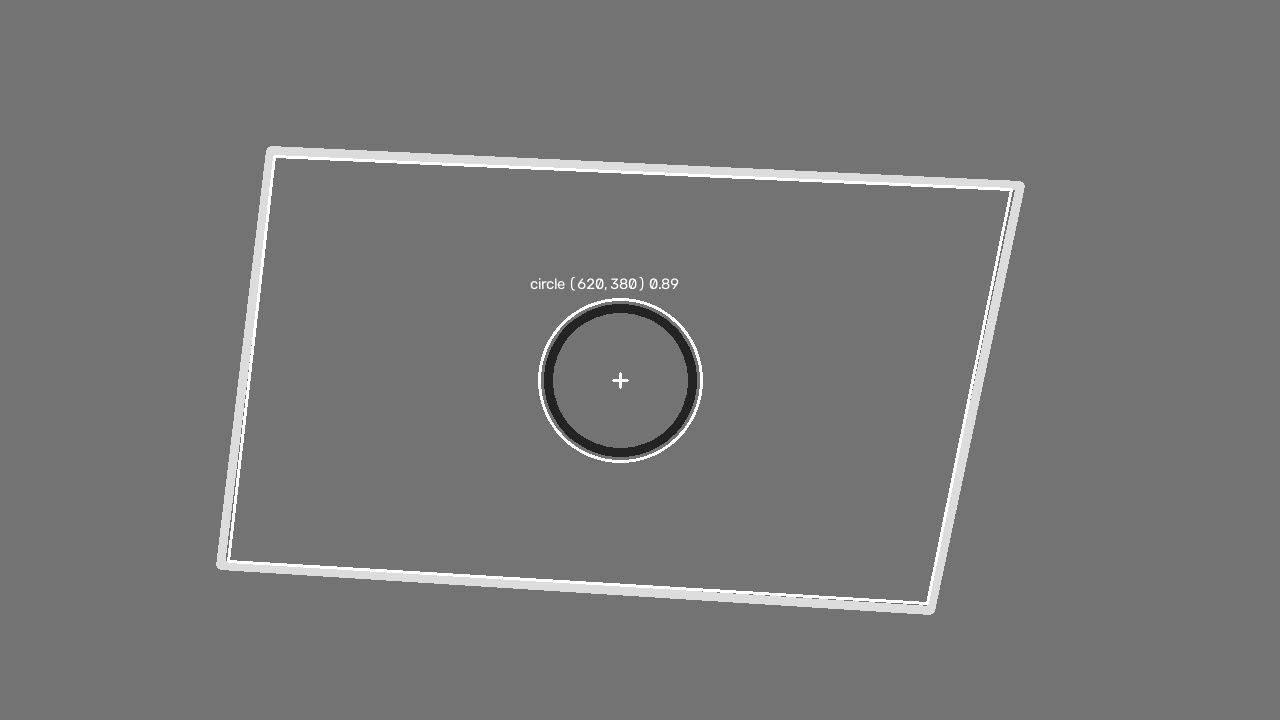
#> input picture snapshot.jpg, 1280 x 720 px
$ python -i target_detector.py   (imports and definitions only)
#> lines starting #> are read from the running program, lines starting #| are printed output that depends on the picture; after the words box and inside, x2 and y2 are one past the last pixel; in counts of white or black regions, pixels touching at a corner belong together
#> further down, picture is the input picture: shape (720, 1280, 3); min 27, max 255, mean 118.2
"""Detect a circular mark enclosed by a rectangle or general quadrilateral.

The algorithm deliberately does not use colour. It is intended for Raspberry Pi
NoIR / infrared-sensitive cameras where visible red and green hues may be badly
shifted. Geometry and intensity edges are used instead.
"""

from __future__ import annotations

from dataclasses import dataclass
import math

import cv2
import numpy as np

from .models import Point


@dataclass(frozen=True, slots=True)
class Target:
    """Detected circle and its enclosing quadrilateral in original image pixels."""

    center: Point
    radius_px: float
    quadrilateral: tuple[Point, Point, Point, Point]
    confidence: float


@dataclass(frozen=True, slots=True)
class DetectionResult:
    targets: tuple[Target, ...]
    quadrilateral_count: int


class CircleInQuadrilateralDetector:
    """Geometry-only detector for a circle inside a four-sided marker."""

    def __init__(
        self,
        *,
        min_quad_area_ratio: float = 0.01,
        max_quad_area_ratio: float = 0.95,
        min_circle_radius_px: int = 6,
    ) -> None:
        if not 0 < min_quad_area_ratio < max_quad_area_ratio <= 1:
            raise ValueError("Invalid quadrilateral area limits.")
        if min_circle_radius_px < 2:
            raise ValueError("min_circle_radius_px must be at least 2.")
        self.min_quad_area_ratio = min_quad_area_ratio
        self.max_quad_area_ratio = max_quad_area_ratio
        self.min_circle_radius_px = min_circle_radius_px

    @staticmethod
    def to_gray(frame: np.ndarray) -> np.ndarray:
        """Convert a camera frame to intensity without relying on RGB/BGR order."""
        if not isinstance(frame, np.ndarray) or frame.size == 0:
            raise ValueError("Expected a non-empty NumPy image.")
        if frame.ndim == 2:
            if frame.dtype != np.uint8:
                return np.clip(frame, 0, 255).astype(np.uint8)
            return frame.copy()
        if frame.ndim != 3 or frame.shape[2] < 3:
            raise ValueError("Expected a grayscale or 3-channel image.")

        # Mean intensity is intentionally channel-order agnostic. This makes the
        # detector robust to RGB/BGR differences and to the strong colour cast of
        # infrared-sensitive cameras.
        return np.mean(frame[..., :3].astype(np.float32), axis=2).astype(np.uint8)

    @staticmethod
    def _order_quad(points: np.ndarray) -> np.ndarray:
        points = np.asarray(points, dtype=np.float32).reshape(4, 2)
        center = points.mean(axis=0)
        angles = np.arctan2(points[:, 1] - center[1], points[:, 0] - center[0])
        ordered = points[np.argsort(angles)]

        # Rotate so the first point is the top-left approximation.
        start = np.argmin(ordered[:, 0] + ordered[:, 1])
        ordered = np.roll(ordered, -int(start), axis=0)

        # Ensure TL, TR, BR, BL winding.
        if ordered[1, 0] < ordered[-1, 0]:
            ordered = ordered[[0, 3, 2, 1]]
        return ordered.astype(np.float32)

    def _preprocess(self, gray: np.ndarray) -> tuple[np.ndarray, np.ndarray]:
        clahe = cv2.createCLAHE(clipLimit=2.0, tileGridSize=(8, 8))
        enhanced = clahe.apply(gray)
        blurred = cv2.GaussianBlur(enhanced, (5, 5), 1.1)

        median = float(np.median(blurred))
#> median = 116
        lower = int(max(20, 0.55 * median))
#> lower = 63
        upper = int(min(220, max(lower + 30, 1.35 * median)))
#> upper = 156
        edges = cv2.Canny(blurred, lower, upper)
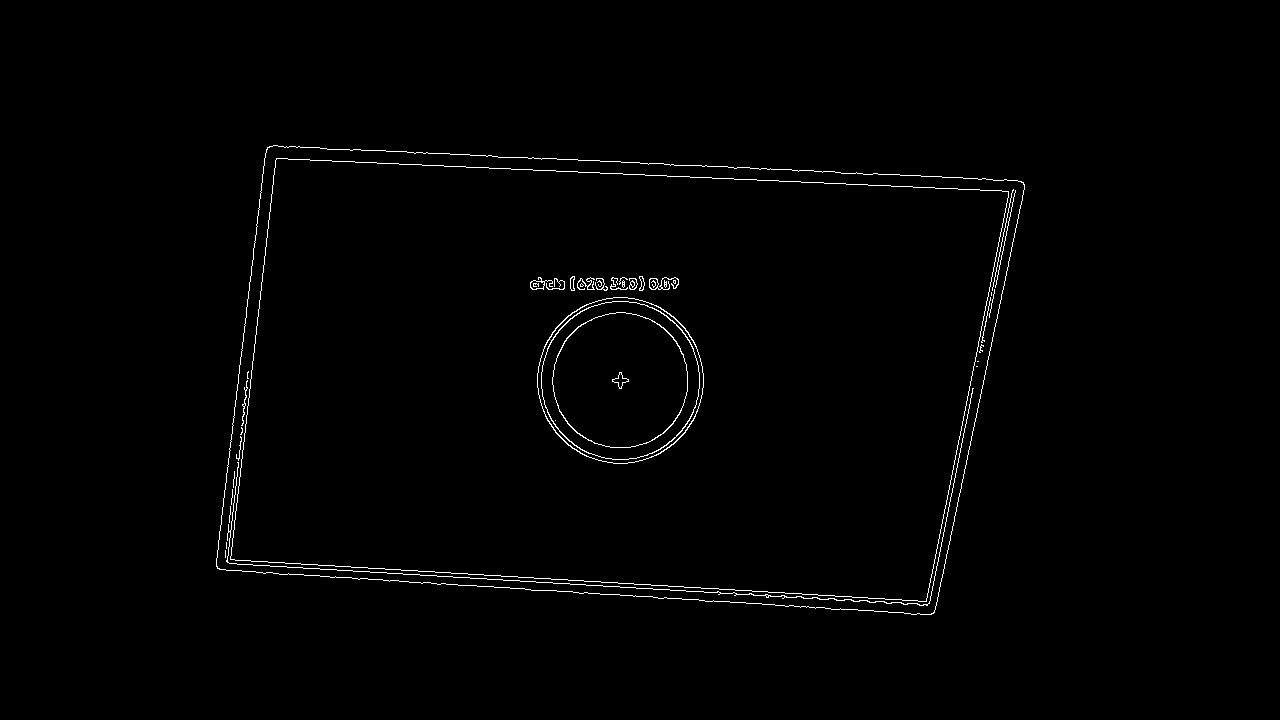
#> edges: shape (720, 1280); 0.93% white in thin lines or dots, all inside (x1, y1, x2, y2) = (216, 145, 1025, 615)
        kernel = cv2.getStructuringElement(cv2.MORPH_RECT, (3, 3))
        edges = cv2.morphologyEx(edges, cv2.MORPH_CLOSE, kernel, iterations=2)
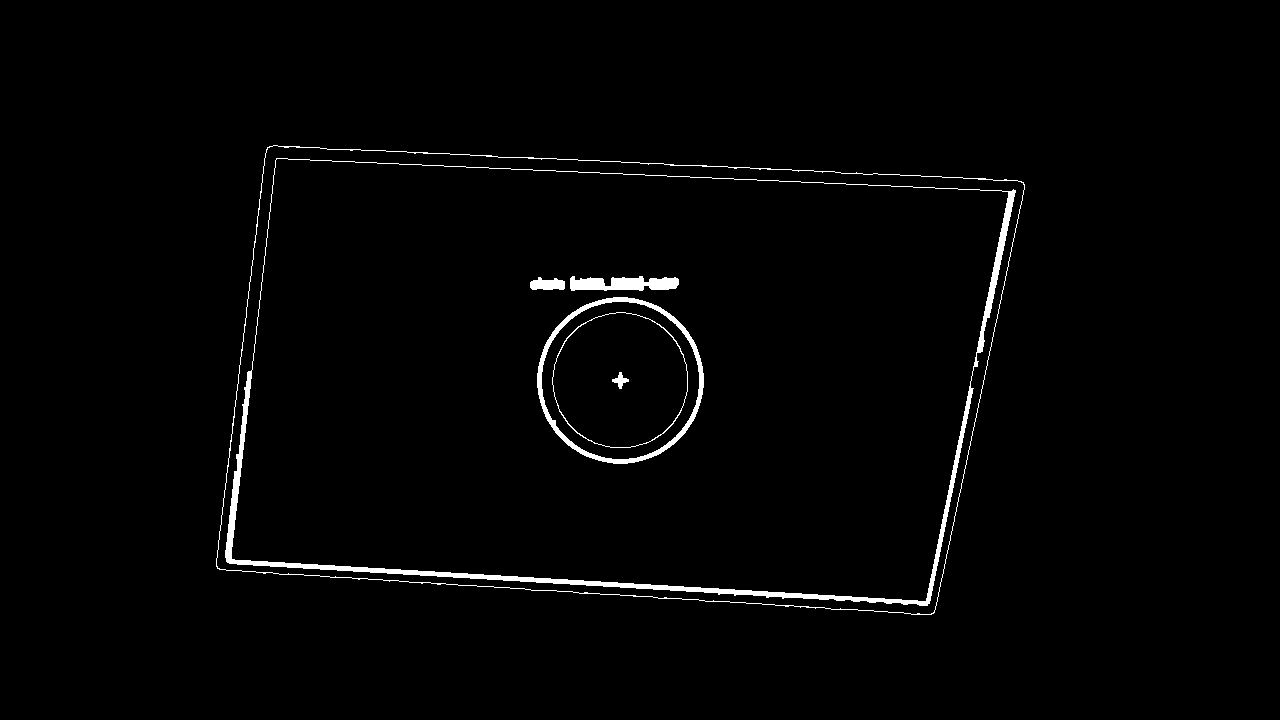
#> edges: shape (720, 1280); 1.6% white; 7 white regions
        return enhanced, edges

    def _find_quadrilaterals(self, edges: np.ndarray) -> list[np.ndarray]:
        height, width = edges.shape
#> height = 720; width = 1280
        frame_area = float(width * height)
#> frame_area = 921600
        min_area = frame_area * self.min_quad_area_ratio
#> min_area = 9216
        max_area = frame_area * self.max_quad_area_ratio
#> max_area = 875520

        contours, _ = cv2.findContours(edges, cv2.RETR_LIST, cv2.CHAIN_APPROX_SIMPLE)
#> contours = 11 contours; largest, box (x1, y1, x2, y2) and area: (216, 145, 1025, 615) 319925, (216, 145, 1025, 615) 319787, (225, 158, 1016, 606) 297552, (231, 158, 1009, 602) 292311, (537, 297, 704, 464) 21535
        quads: list[np.ndarray] = []

        for contour in contours:
            perimeter = cv2.arcLength(contour, True)
            if perimeter < 40:
                continue
            polygon = cv2.approxPolyDP(contour, 0.025 * perimeter, True)
            if len(polygon) != 4 or not cv2.isContourConvex(polygon):
                continue
            area = abs(cv2.contourArea(polygon))
            if not min_area <= area <= max_area:
                continue

            ordered = self._order_quad(polygon[:, 0, :])
            side_lengths = np.linalg.norm(np.roll(ordered, -1, axis=0) - ordered, axis=1)
            if side_lengths.min() < 20:
                continue

            # Reject extremely needle-like quadrilaterals.
            if side_lengths.max() / side_lengths.min() > 8.0:
                continue

            center = ordered.mean(axis=0)
            duplicate = False
            for previous in quads:
                previous_center = previous.mean(axis=0)
                if np.linalg.norm(center - previous_center) < 10:
                    previous_area = abs(cv2.contourArea(previous))
                    if previous_area > 0 and 0.75 < area / previous_area < 1.35:
                        duplicate = True
                        break
            if not duplicate:
                quads.append(ordered)
#> this loop made 11 passes
#> perimeter on passes 1 to 6: 56.97, 446.3, 448.6, 524.8, 549.2, 90.63
#> (perimeter, area, angles in _order_quad, ordered, side_lengths) on passes 8, 10: (2319.3, 290284, [-2.57, -0.439, 0.613, 2.69], [[275, 160], [1007, 191], [926, 600], [232, 559]], [732.7, 416.9, 695.2, 401.3]), (2431, 314857, [-2.55, -0.443, 0.625, 2.69], [[267, 148], [1022, 182], [934, 611], [218, 568]], [755.8, 437.9, 717.3, 422.8])
#> after the loop, quads = [[[275, 160], [1007, 191], [926, 600], [232, 559]]]

        return sorted(quads, key=lambda q: abs(cv2.contourArea(q)), reverse=True)

    @staticmethod
    def _warp_quad(gray: np.ndarray, quad: np.ndarray) -> tuple[np.ndarray, np.ndarray]:
        tl, tr, br, bl = quad
        top = np.linalg.norm(tr - tl)
        bottom = np.linalg.norm(br - bl)
        left = np.linalg.norm(bl - tl)
        right = np.linalg.norm(br - tr)

        width = int(np.clip(round(max(top, bottom)), 80, 900))
        height = int(np.clip(round(max(left, right)), 80, 900))
        destination = np.array(
            [[0, 0], [width - 1, 0], [width - 1, height - 1], [0, height - 1]],
            dtype=np.float32,
        )
        transform = cv2.getPerspectiveTransform(quad, destination)
        warped = cv2.warpPerspective(gray, transform, (width, height))
        return warped, transform

    def _find_circles(self, warped: np.ndarray) -> list[tuple[float, float, float, float]]:
        h, w = warped.shape
        if min(h, w) < 40:
            return []

        work = cv2.GaussianBlur(warped, (5, 5), 1.2)
        edges = cv2.Canny(work, 35, 110)
        edges = cv2.morphologyEx(
            edges,
            cv2.MORPH_CLOSE,
            cv2.getStructuringElement(cv2.MORPH_ELLIPSE, (3, 3)),
            iterations=1,
        )

        contours, _ = cv2.findContours(edges, cv2.RETR_LIST, cv2.CHAIN_APPROX_NONE)
        image_area = float(w * h)
        candidates: list[tuple[float, float, float, float]] = []

        for contour in contours:
            if len(contour) < 12:
                continue
            area = abs(cv2.contourArea(contour))
            if area < max(60.0, image_area * 0.001) or area > image_area * 0.35:
                continue
            perimeter = cv2.arcLength(contour, True)
            if perimeter <= 0:
                continue
            circularity = 4.0 * math.pi * area / (perimeter * perimeter)

            # The prompt requested 0.75 to 1.2 for circularity
            if not (0.75 <= circularity <= 1.2):
                continue

            M = cv2.moments(contour)
            if M["m00"] == 0:
                continue

            x = M["m10"] / M["m00"]
            y = M["m01"] / M["m00"]
            radius = math.sqrt(area / math.pi)

            if radius < self.min_circle_radius_px or radius > min(w, h) * 0.42:
                continue

            margin = max(4.0, radius * 0.20)
            if x - radius <= margin or y - radius <= margin or x + radius >= w - margin or y + radius >= h - margin:
                continue

            # We use circularity as our confidence score
            score = float(min(1.0, circularity) if circularity <= 1.0 else 1.0 / circularity)
            candidates.append((float(x), float(y), float(radius), score))

        return candidates

    def detect(self, frame: np.ndarray, *, largest_only: bool = False) -> DetectionResult:
        gray = self.to_gray(frame)
        _, edges = self._preprocess(gray)
        quadrilaterals = self._find_quadrilaterals(edges)
#> quadrilaterals has the same summary as quads in _find_quadrilaterals

        targets: list[Target] = []
        for quad in quadrilaterals[:1] if largest_only else quadrilaterals:
            warped, transform = self._warp_quad(gray, quad)
            circles = self._find_circles(warped)

            for circle in circles:
                x, y, radius, confidence = circle
                inverse = np.linalg.inv(transform)
                point = np.array([[[x, y]]], dtype=np.float32)
                center_original = cv2.perspectiveTransform(point, inverse)[0, 0]

                # Radius is mapped approximately using a second point on the x axis.
                radius_point = np.array([[[x + radius, y]]], dtype=np.float32)
                radius_original = cv2.perspectiveTransform(radius_point, inverse)[0, 0]
                radius_px = float(np.linalg.norm(radius_original - center_original))

                quad_points = tuple(Point(float(px), float(py)) for px, py in quad)
                targets.append(
                    Target(
                        center=Point(float(center_original[0]), float(center_original[1])),
                        radius_px=radius_px,
                        quadrilateral=quad_points,  # type: ignore[arg-type]
                        confidence=confidence,
                    )
                )
#> this loop made 1 pass
#> (tl in _warp_quad, tr in _warp_quad, br in _warp_quad, bl in _warp_quad, top in _warp_quad, bottom in _warp_quad, left in _warp_quad, right in _warp_quad) on pass 1: ([275, 160], [1007, 191], [926, 600], [232, 559], 732.7, 695.2, 401.3, 416.9)
#> pass 1, in _warp_quad, `warped = cv2.warpPerspective(gray, transform, (width, height))`:
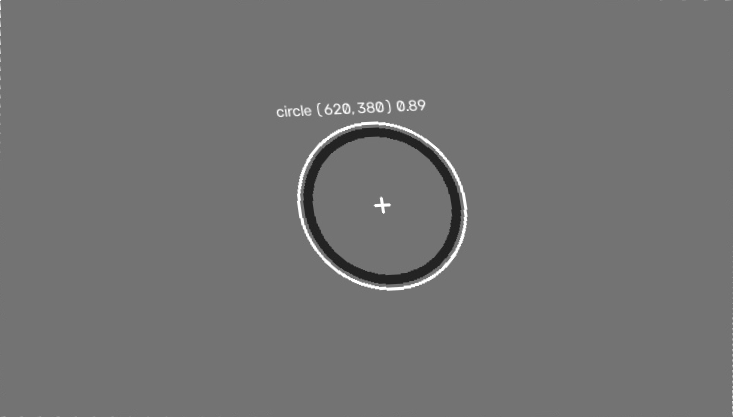
#> warped: shape (417, 733); min 31, max 255, mean 114.9
#> pass 1, in _find_circles, `edges = cv2.Canny(work, 35, 110)`:
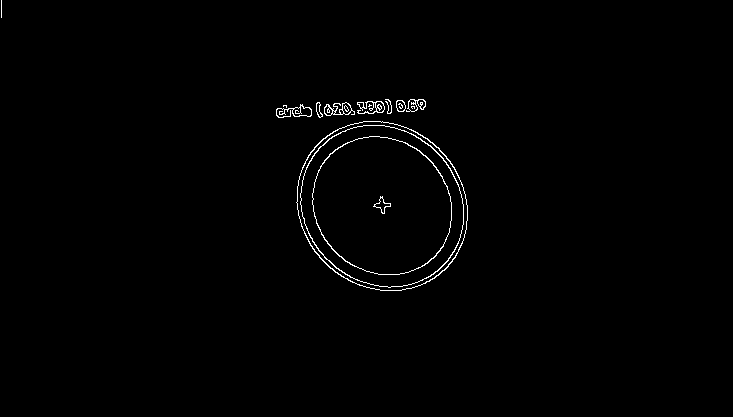
#> edges: shape (417, 733); 0.81% white in thin lines or dots, all inside (x1, y1, x2, y2) = (1, 0, 468, 291)
#> pass 1, in _find_circles, `edges = cv2.morphologyEx( edges, cv2.MORPH_CLOSE, cv2.getStructuringEl..`:
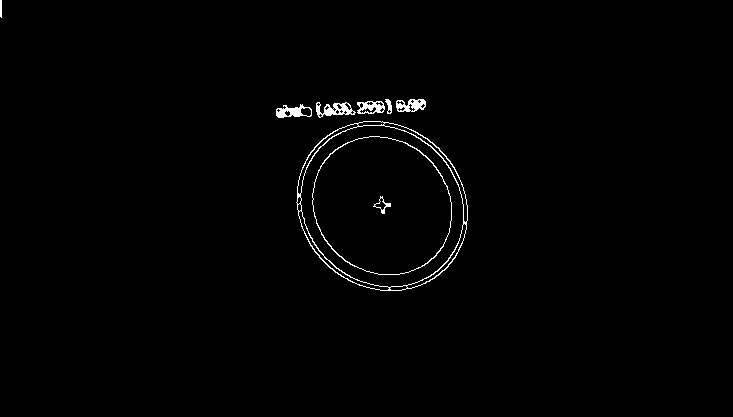
#> edges: shape (417, 733); 0.97% white in thin lines or dots, all inside (x1, y1, x2, y2) = (0, 0, 468, 291)
#> after the loop, targets = 4 items

        # De-duplicate nested/duplicate edge contours describing the same marker.
        unique: list[Target] = []
        for candidate in sorted(targets, key=lambda t: t.confidence, reverse=True):
            if any(
                math.hypot(candidate.center.x - old.center.x, candidate.center.y - old.center.y)
                < max(10.0, min(candidate.radius_px, old.radius_px) * 0.5)
                for old in unique
            ):
                continue
            unique.append(candidate)
#> this loop made 4 passes
#> after the loop, unique = 1 item

        return DetectionResult(tuple(unique), len(quadrilaterals))

    # [56 lines left out: functions detect_circle, annotate, not called in this run]

>>> import cv2
>>> picture = cv2.imread('../snapshot.jpg')
>>> result = CircleInQuadrilateralDetector().detect(picture)
